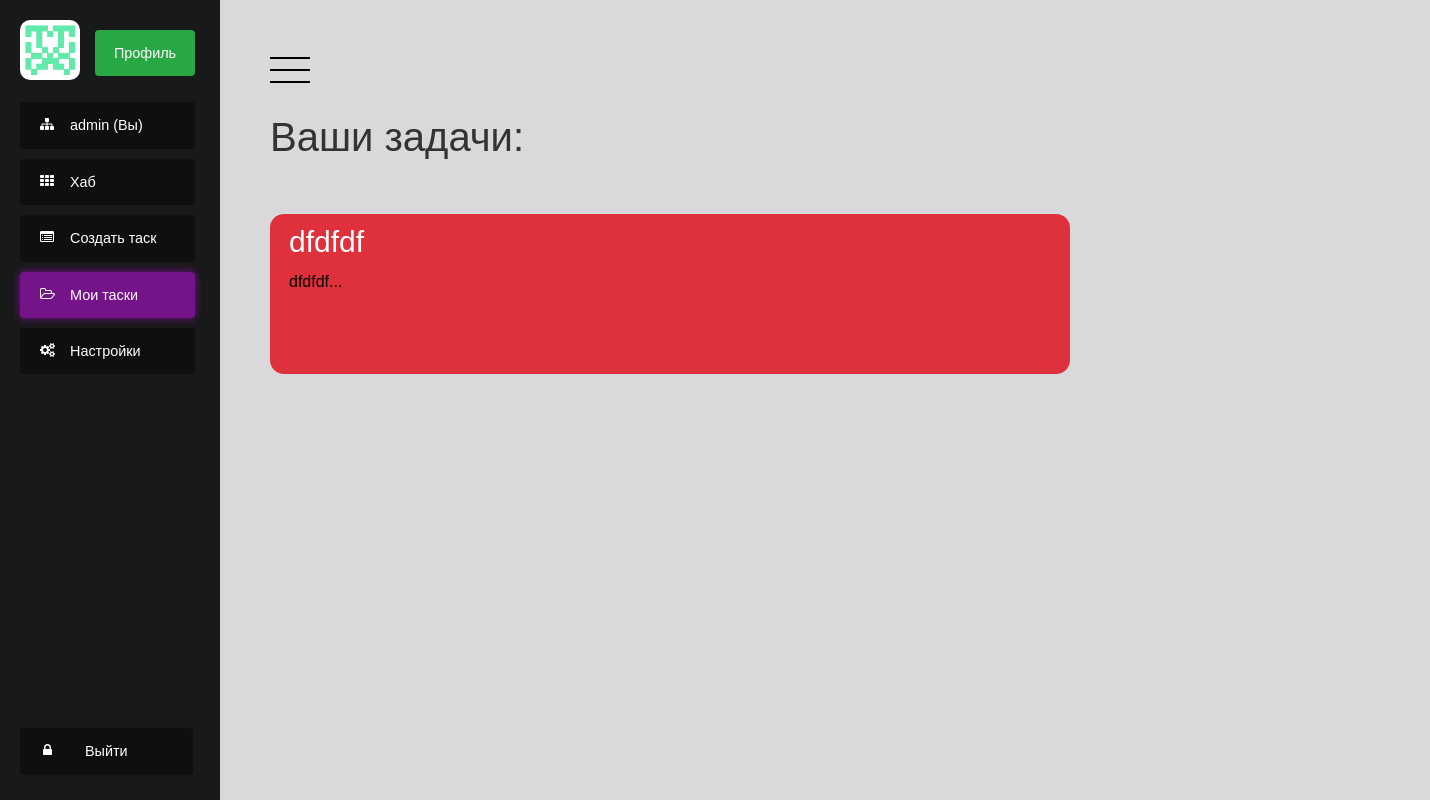
The app's page /tasks (signed in) with its own data.
### codev_app/models.py (models this page shows, shortened)
class User(AbstractBaseUser):
    email = models.EmailField(_('email'), unique=True)
    first_name = models.CharField(_('name'), max_length=30, blank=True)
    last_name = models.CharField(_('surname'), max_length=30, blank=True)
    nickname = models.CharField(max_length=30, unique=True)
    bio = models.TextField(max_length=500, blank=True)
    location = models.CharField(max_length=30, blank=True)
    date_joined = models.DateTimeField(_('registered'), auto_now_add=True)
    is_active = models.BooleanField(_('is_active'), default=True)
    avatar = models.ImageField(upload_to='users/avatars/', null=True, blank=True)
    is_superuser = models.BooleanField(default=False)
    objects = UserManager()
    USERNAME_FIELD = 'nickname'
    REQUIRED_FIELDS = [first_name, last_name, nickname, email]
    class Meta:
        verbose_name = _('user')
        verbose_name_plural = _('users')

class Task(models.Model):
    idea = models.CharField(max_length=200)
    body = models.TextField(max_length=10000)
    creation_date = models.DateTimeField(default=datetime.datetime.now())
    author = models.ForeignKey(to=User, blank=True, on_delete=models.CASCADE, null=True)

### codev_app/views.py (the view)
# urls.py: path('tasks', my_tasks),
def my_tasks(request):
    context = get_context(request, 'tasks')
    tasks = Task.objects.filter(author=request.user)
    for t in range(len(tasks)):
        tasks[t].body = tasks[t].body[0:2000]
    context.update({'tasks': tasks, 'len':len(tasks)})
    return render(request, 'tasks.html', context)

### codev_app/views.py (called while the page is built)
def get_context(request, pagename):
    context = {
        'pagename': pagename,
        'user': request.user,
        'registerform': RegistrationForm(request.POST)
    }
    if request.user.is_authenticated:
        context.update({'avatar': request.user.avatar})
    return context

### templates/tasks.html (shortened to what this page needs)
<!DOCTYPE html>
<html lang="en">
<head>
    <link rel="stylesheet" type="text/css" href="/static/modern_style.css">
</head>
<body>
{% include 'patterns/modern_menu.html' %}
<h1>Ваши задачи:</h1>
<ul class="tasks">
    {% for task in tasks %}
          <a href="/task/{{ task.id }}" style="width: 53em;"><div class="task">
          <h1>{{ task.idea }}</h1>
          <p>{{ task.body }}...</p>
           </div></a>
    {% endfor %}
</ul>
{% include 'patterns/modern_footer.html' %}
</html>

### templates/patterns/modern_menu.html (shortened to what this page needs)
<div class="wrapper">
  <div class="sidebar" style="position: fixed;">
    <ul class="nav">
      <img class="avatar" src="{{ MEDIA_URL }}{{ avatar }}">
       <li class="profile"><a class="profile-button" href = "/profile/{{ user }}"><p> Профиль </p></a></li>
       <li><a {% if pagename == 'profile' %}class="active"{% endif %} href = "/profile/{{ user }}"> {{ user }} (Вы) </a></li>
      <li><a {% if pagename == 'hab' %}class="active"{% endif %} href="/">Хаб</a></li>
      <li><a {% if pagename == 'make_task' %}class="active"{% endif %} href="/add_task">Создать таск</a></li>
      <li><a {% if pagename == 'tasks' %}class="active"{% endif %} href="/tasks">Мои таски</a></li>
      <li><a {% if pagename == 'settings' %}class="active"{% endif %}>Настройки</a></li>
      <li><a class="logout" href="/u/logout/">Выйти</a></li>
    </ul>
  </div>
  <div class="content isOpen">
          <a class="button">
      <svg xmlns="http://www.w3.org/2000/svg" viewBox="0 0 100 100">
        <line x1="0" y1="20" x2="100" y2="20" />
        <line x1="0" y1="50" x2="100" y2="50" />
        <line x1="0" y1="80" x2="100" y2="80" />
      </svg>
    </a>

### static/modern_style.css (style rules this page uses)
*, *::before, *::after { margin: 0; padding: 0; box-sizing: border-box; }
a { text-decoration: none; }
html, body { height: 100%; width: 100%; font-family: 'Montserrat', sans-serif; -webkit-font-smoothing: antialiased; font-smoothing: antialiased; background-color: #2a313d; }
body { font: 500 .9rem/1 'Avenir Next', sans-serif; color: #333; background: rgb(45,48,58); }
.wrapper { display: flex; min-height: 100%; background-color: #181919; }
.sidebar { position: absolute; width: 220px; padding: 20px; }
.content { flex: 1; padding: 50px; background: #d9d9db; transform: translateX(0); transition: transform .3s; }
.content.isOpen { transform: translateX(220px); }
.button { cursor: pointer; }
.button svg { width: 40px; }
h1 { margin-top: 25px; font-size: 40px; font-weight: 400; }
.nav { list-style: none; }
.nav li a { background: #0e0f0f; margin-top: 10px; position: relative; display: block; margin-bottom: 5px; padding: 16px 0 16px 50px; color: #fff; border-radius: 4px; -webkit-transition-duration: 0.4s; transition-duration: 0.5s; transition: all .2s ease-in-out; cursor: pointer; }
.nav li a.logout { padding: 16px 65px 16px 65px; position: absolute; bottom: 1.4em; }
.nav li a.active { background-color: #751389; box-shadow: 0px 0px 8px #751390; }
.nav li a::before { font: 14px fontawesome; position: absolute; top: 15px; left: 20px; }
.nav li:nth-child(3) a::before { content: '\f0e8'; }
.nav li:nth-child(4) a::before { content: '\f00a'; }
.nav li:nth-child(5) a::before { content: '\f022'; }
.nav li:nth-child(6) a::before { content: '\f115'; }
.nav li:nth-child(7) a::before { content: '\f085'; }
.nav li:nth-child(8) a::before { content: '\f023'; left: 23px; }
.tasks { display: compact; margin-top: 30px; border-radius: 15px; background: transparent; min-height: 80px; padding-top: 1px; }
.tasks a { margin-top: 10px; color: black; float: left; }
.task h1 { margin-top: 1px; margin-bottom: 0.5em; font-size: 30px; text-align-all: left; float: left; }
.task p { margin-top: 3em; padding-bottom: 0.5em; text-align: left; color: black; overflow-wrap: break-spaces; }
.task { width: 50em; position: relative; min-height: 10em; text-align: center; background: #df313c; color: #fff; margin-top: 2%; margin-right: 100px; font-size: 16px; padding: 12px 19px; line-height: 1; border-color: transparent; border-radius: 14px; -webkit-transition-duration: 0.4s; transition-duration: 0.5s; transition: all .2s ease-in-out; cursor: pointer; z-index: 50; }
.avatar { margin-bottom: 10px; height: 60px; width: 60px; -webkit-border-radius: 10px; -moz-border-radius: 10px; border-radius: 10px; cursor: pointer; }
.profile { float: right; text-align-all: center; }
.wrapper .nav .profile a { width: 100px; text-align: center; float: left; }
.sidebar { height: 100%; width: 215px; text-align: left; float: left; }
.profile p { text-align: center; margin-left: -50px; }
.nav li a.profile-button { background-color: #28a745; }
:root { --gutterSm: 0.4rem; --gutterMd: 0.8rem; --gutterLg: 1.6rem; --gutterXl: 2.4rem; --gutterXx: 7.2rem; --colorPrimary400: #7e57c2; --colorPrimary600: #5e35b1; --colorPrimary800: #4527a0; --fontFamily: "Dosis", sans-serif; --fontSizeSm: 1.2rem; --fontSizeMd: 1.6rem; --fontSizeLg: 2.1rem; --fontSizeXl: 2.8rem; --fontSizeXx: 3.6rem; --lineHeightSm: 1.1; --lineHeightMd: 1.8; --transitionDuration: 300ms; --transitionTF: cubic-bezier(0.645, 0.045, 0.355, 1); --inputPaddingV: var(--gutterMd); --inputPaddingH: var(--gutterLg); --inputFontSize: var(--fontSizeLg); --inputLineHeight: var(--lineHeightMd); --labelScaleFactor: 0.8; --labelDefaultPosY: 50%; --labelTransformedPosY: calc( (var(--labelDefaultPosY)) - (var(--inputPaddingV) * var(--labelScaleFactor)) - (var(--inputFontSize) * var(--inputLineHeight)) ); --inputTransitionDuration: var(--transitionDuration); --inputTransitionTF: var(--transitionTF); }
*, *::before, *::after { box-sizing: border-box; }

### records on screen
User: avatar (picture), nickname "admin"
Task: idea "dfdfdf", body "dfdfdf"
